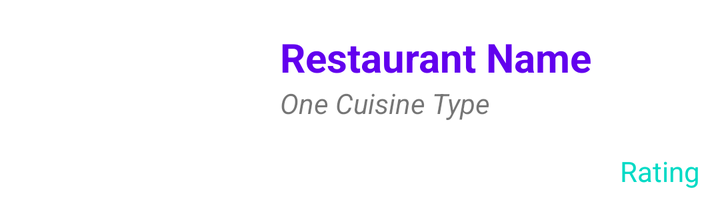
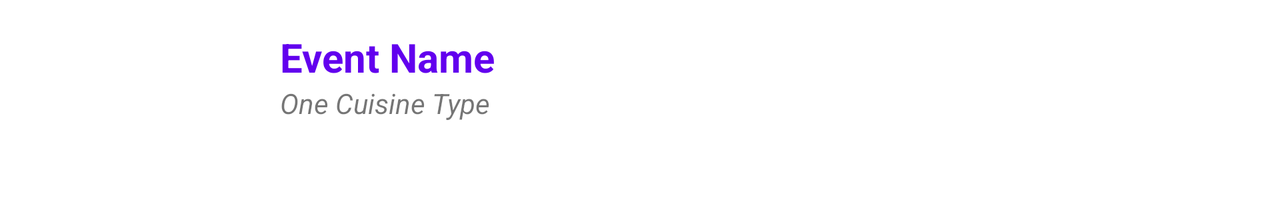

Two renders of one Android screen. The first uses the default layout on a phone; the second uses the alternative layout the repository ships for a different screen configuration, on a matching device. The two XML files are below.
<!-- AndroidManifest.xml: application theme Theme.EventRese -->
<!-- res/layout/event_list_item_drag.xml -->
<?xml version="1.0" encoding="utf-8"?>
<LinearLayout xmlns:android="http://schemas.android.com/apk/res/android"
    android:layout_width="match_parent"
    android:layout_height="wrap_content"
    android:layout_marginTop="5dp"
    android:orientation="horizontal">

    <RelativeLayout
        android:layout_width="wrap_content"
        android:layout_height="wrap_content">

        <ImageView
            android:layout_width="130dp"
            android:layout_height="100dp"
            android:id="@+id/restaurantImageView"
            android:src="@drawable/food_dish"
            android:scaleType="centerCrop"/>

        <ImageView
            android:id="@+id/dragIcon"
            android:layout_width="30dp"
            android:layout_height="30dp"
            android:layout_alignLeft="@id/restaurantImageView"
            android:layout_alignBottom="@id/restaurantImageView"
            android:gravity="bottom|left"
            android:src="@drawable/ic_reorder_white_24dp"/>

    </RelativeLayout>

    <LinearLayout
        android:orientation="vertical"
        android:layout_width="match_parent"
        android:background="#ffffff"
        android:layout_height="match_parent"
        android:padding="10dp">
        <TextView
            android:layout_width="wrap_content"
            android:layout_height="wrap_content"
            android:id="@+id/restaurantNameTextView"
            android:textSize="20dp"
            android:textStyle="bold"
            android:text="Restaurant Name"
            android:textColor="@color/colorPrimary"/>

        <TextView
            android:layout_width="wrap_content"
            android:layout_height="wrap_content"
            android:text="One Cuisine Type"
            android:id="@+id/categoryTextView"
            android:layout_below="@+id/restaurantNameTextView"
            android:layout_alignParentLeft="true"
            android:layout_alignParentStart="true"
            android:textStyle="italic"/>

        <RelativeLayout
            android:layout_width="match_parent"
            android:layout_height="match_parent">

            <TextView
                android:layout_width="wrap_content"
                android:layout_height="wrap_content"
                android:text="Rating"
                android:id="@+id/ratingTextView"
                android:layout_alignParentBottom="true"
                android:layout_alignParentRight="true"
                android:textColor="@color/colorAccent"/>
        </RelativeLayout>
    </LinearLayout>

</LinearLayout>
<!-- resources referenced by this layout -->
<resources>
  <color name="colorAccent">#03DAC5</color>
  <color name="colorPrimary">#6200EE</color>
  <style name="Theme.EventRese" parent="Theme.MaterialComponents.DayNight.DarkActionBar">
          
          <item name="colorPrimary">@color/purple_500</item>
          <item name="colorPrimaryVariant">@color/purple_700</item>
          <item name="colorOnPrimary">@color/white</item>
          
          <item name="colorSecondary">@color/teal_200</item>
          <item name="colorSecondaryVariant">@color/teal_700</item>
          <item name="colorOnSecondary">@color/black</item>
          
          <item name="android:statusBarColor" tools:targetApi="l">?attr/colorPrimaryVariant</item>
          
      </style>
  <color name="purple_500">#FF6200EE</color>
  <color name="purple_700">#FF3700B3</color>
  <color name="white">#FFFFFFFF</color>
  <color name="teal_200">#FF03DAC5</color>
  <color name="teal_700">#FF018786</color>
  <color name="black">#FF000000</color>
</resources>
<!-- res/layout-land/event_list_item_drag.xml (the repository's variant of the layout above) -->
<!-- drawn on the phone turned sideways -->
<?xml version="1.0" encoding="utf-8"?>
<LinearLayout xmlns:android="http://schemas.android.com/apk/res/android"
    android:layout_width="match_parent"
    android:layout_height="wrap_content"
    android:layout_marginTop="5dp"
    android:orientation="horizontal">

    <RelativeLayout
        android:layout_width="wrap_content"
        android:layout_height="wrap_content">

        <ImageView
            android:layout_width="130dp"
            android:layout_height="100dp"
            android:id="@+id/eventImageView"
            android:src="@drawable/food_dish"
            android:scaleType="centerCrop"/>

        <ImageView
            android:id="@+id/dragIcon"
            android:layout_width="30dp"
            android:layout_height="30dp"
            android:layout_alignLeft="@id/eventImageView"
            android:layout_alignBottom="@id/eventImageView"
            android:gravity="bottom|left"
            android:src="@drawable/ic_reorder_white_24dp"/>

    </RelativeLayout>

    <LinearLayout
        android:orientation="vertical"
        android:layout_width="match_parent"
        android:background="#ffffff"
        android:layout_height="match_parent"
        android:padding="10dp">
        <TextView
            android:layout_width="wrap_content"
            android:layout_height="wrap_content"
            android:id="@+id/eventNameTextView"
            android:textSize="20dp"
            android:textStyle="bold"
            android:text="Event Name"
            android:textColor="@color/colorPrimary"/>

        <TextView
            android:layout_width="wrap_content"
            android:layout_height="wrap_content"
            android:text="One Cuisine Type"
            android:id="@+id/categoryTextView"
            android:layout_below="@+id/eventNameTextView"
            android:layout_alignParentLeft="true"
            android:layout_alignParentStart="true"
            android:textStyle="italic"/>

    </LinearLayout>

</LinearLayout>
<!-- resources referenced by the variant -->
<!-- as the phone turned sideways resolves them -->
<resources>
  <color name="colorPrimary">#6200EE</color>
  <style name="Theme.EventRese" parent="Theme.MaterialComponents.DayNight.DarkActionBar">
          
          <item name="colorPrimary">@color/purple_500</item>
          <item name="colorPrimaryVariant">@color/purple_700</item>
          <item name="colorOnPrimary">@color/white</item>
          
          <item name="colorSecondary">@color/teal_200</item>
          <item name="colorSecondaryVariant">@color/teal_700</item>
          <item name="colorOnSecondary">@color/black</item>
          
          <item name="android:statusBarColor" tools:targetApi="l">?attr/colorPrimaryVariant</item>
          
      </style>
  <color name="purple_500">#FF6200EE</color>
  <color name="purple_700">#FF3700B3</color>
  <color name="white">#FFFFFFFF</color>
  <color name="teal_200">#FF03DAC5</color>
  <color name="teal_700">#FF018786</color>
  <color name="black">#FF000000</color>
</resources>
